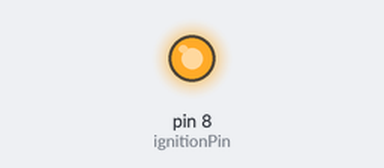
Recording of a sketch running on a simulated Arduino Uno, built with avr-gcc and run on an emulated ATmega328P. Parts: output pins drawn as LEDs (lit = HIGH). What the sketch prints to the serial monitor is not drawn.

Above: at 0.1 s.
Timing chart, 0 to 1.6 s (numbered marks = the images above):
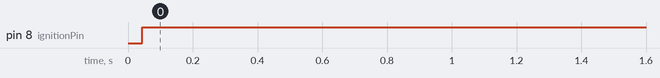

Measured:
- by itself, pin 8 (ignitionPin): LOW → HIGH at 0.04 s

The sketch:

ignition_control.ino
```cpp
// ignition_control.ino

// Define the pin for controlling the ignition relay
const int ignitionPin = 8;  // Pin connected to the relay for bike ignition

// Status flags for conditions
bool helmetOn = false;
bool isDrunk = false;
bool accidentDetected = false;

void setup() {
    Serial.begin(9600);
    pinMode(ignitionPin, OUTPUT);
    digitalWrite(ignitionPin, LOW);  // Start with ignition off
    Serial.println("Ignition Control Module Initialized");
}

void loop() {
    // Placeholder for updating status flags from received data
    // In the main program, these values would be updated from the RF receiver
    updateStatusFlags();

    // Control ignition based on status flags
    controlIgnition();

    delay(1000);  // Delay for readability
}

// Function to control ignition based on status flags
void controlIgnition() {
    if (helmetOn && !isDrunk && !accidentDetected) {
        digitalWrite(ignitionPin, HIGH);  // Turn on ignition
        Serial.println("Ignition ON: Bike started.");
    } else {
        digitalWrite(ignitionPin, LOW);   // Turn off ignition
        Serial.println("Ignition OFF: Bike cannot start.");
    }
}

// Placeholder function to update status flags (to be replaced with actual RF receiver data)
void updateStatusFlags() {
    // Simulated conditions for testing (update these based on RF receiver in main program)
    helmetOn = true;         // Simulate helmet worn
    isDrunk = false;         // Simulate no alcohol detected
    accidentDetected = false; // Simulate no accident detected

    // Log the status for debugging
    Serial.print("Helmet Status: ");
    Serial.println(helmetOn ? "ON" : "OFF");
    Serial.print("Alcohol Status: ");
    Serial.println(isDrunk ? "DETECTED" : "NOT DETECTED");
    Serial.print("Accident Status: ");
    Serial.println(accidentDetected ? "YES" : "NO");
}
```
